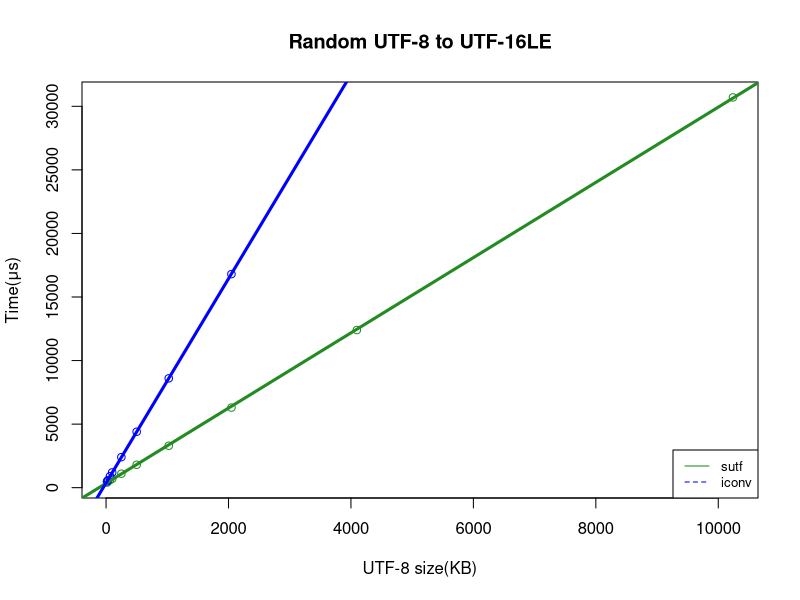

Recreate this plot in R.

sizes=c(16, 32, 64, 100, 250, 500, 1024, 2048, 4096, 10240)
times=c(400, 500, 600, 700, 1100, 1800, 3300, 6300, 12400, 30700)
timesiconv=c(500, 600, 900, 1200, 2400, 4400, 8600, 16800, 33300, 82600)
model <- lm(times~sizes)
modeliconv <- lm(timesiconv~sizes)
summary(model)
summary(modeliconv)
plot(sizes, times, col='forestgreen', main="Random UTF-8 to UTF-16LE", xlab="UTF-8 size(KB)", ylab="Time(μs)")
points(sizes, timesiconv, col='blue')
abline(lm(times~sizes),col = 'forestgreen',lwd = 3)
abline(lm(timesiconv~sizes),col = 'blue',lwd = 3)
legend("bottomright", legend=c("sutf", "iconv"),
       col=c("forestgreen", "blue"), lty=1:2, cex=0.8)
